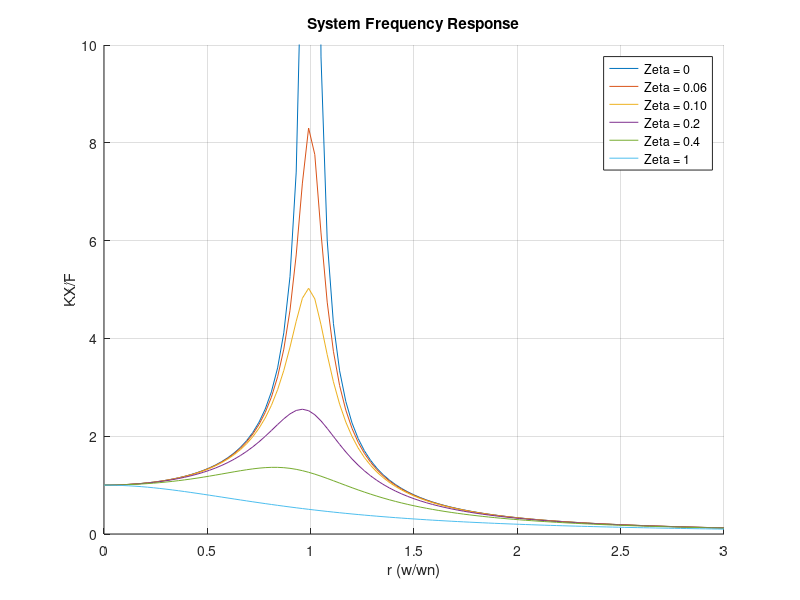

Here is the MATLAB script that generated this plot:
% 
% % Problem 4
% zeta1 = 0;
% zeta2 = 0.06;
% zeta3 = 0.1;
% zeta4 = 0.2;
% zeta5 = 0.4;
% zeta6 = 1;
% 
% 
% % y2 = 1 / (sqrt( (1 - r^2)^2 + (2*zeta2*r)^2) );
% % plot(r, y2);
% for i=1:101,
%     r(i) = 3* i/101;
%     y1(i) = 1 / (sqrt( (1 - r(i)^2)^2 + (2*zeta1*r(i))^2) );
% end
% 
% hold on;
% plot(r,y1);
% for i=1:101,
%     r(i) = 3* i/101;
%     y2(i) = 1 / (sqrt( (1 - r(i)^2)^2 + (2*zeta2*r(i))^2) );
% end
% plot(r,y2);
% hold on;
% 
% for i=1:101,
%     r(i) = 3* i/101;
%     y3(i) = 1 / (sqrt( (1 - r(i)^2)^2 + (2*zeta3*r(i))^2) );
% end
% plot(r,y3);
% hold on;
% 
% for i=1:101,
%     r(i) = 3* i/101;
%     y4(i) = 1 / (sqrt( (1 - r(i)^2)^2 + (2*zeta4*r(i))^2) );
% end
% plot(r,y4);
% hold on;
% 
% for i=1:101,
%     r(i) = 3* i/101;
%     y5(i) = 1 / (sqrt( (1 - r(i)^2)^2 + (2*zeta5*r(i))^2) );
% end
% plot(r,y5);
% hold on;
% 
% for i=1:101,
%     r(i) = 3* i/101;
%     y6(i) = 1 / (sqrt( (1 - r(i)^2)^2 + (2*zeta6*r(i))^2) );
% end
% plot(r,y6);
% hold off;
% 
% 
% title('System Frequency Response');
% xlabel('r (w/wn)');
% xlim([0 3]);
% ylim([0 10]);
% ylabel('KX/F');
% legend('Zeta = 0', 'Zeta = 0.06', 'Zeta = 0.10', 'Zeta = 0.2', 'Zeta = 0.04', 'Zeta = 1');
% grid;

% Problem 4
zeta = [0, 0.06, 0.1, 0.2, 0.4, 1];  
r = linspace(0, 3, 101);  

figure;
hold on;

% for all zeta values
for j = 1:length(zeta)
    y = 1 ./ sqrt((1 - r.^2).^2 + (2*zeta(j)*r).^2);
    plot(r, y);
end

hold off;

% Plot formatting
title('System Frequency Response');
xlabel('r (w/wn)');
xlim([0 3]);
ylim([0 10]);
ylabel('KX/F');
legend('Zeta = 0', 'Zeta = 0.06', 'Zeta = 0.10', 'Zeta = 0.2', 'Zeta = 0.4', 'Zeta = 1');
grid;